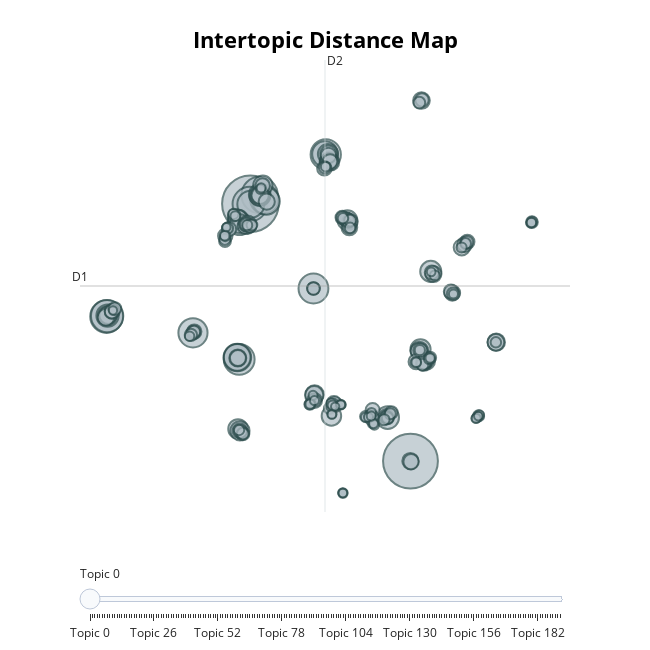

Here is the notebook cell this chart was saved with:
### Markdown cell above
<br/>

<br/>

<br/>

<br/>

<br/>

<br/>



<br/>

## <font size="20"> &#10148; </font> Appendix - BERTopic Plots

### Code cell
BERTopic_mpnet_base_1.visualize_topics()

### Figure 1 — Plotly figure (JSON) as saved in the notebook; plotly's stock layout.template omitted (floating-point values rounded to 4 significant figures; data arrays with more than 128 entries replaced by an {"elided": "..."} marker saying what was removed)
{"data": [{"customdata": {"elided": "192x3 mixed values"}, "hovertemplate": "<b>Topic %{customdata[0]}</b><br>%{customdata[1]}<br>Size: %{customdata[2]}", "legendgroup": "", "marker": {"color": "#B0BEC5", "line": {"color": "DarkSlateGrey", "width": 2}, "size": {"elided": "192 int values"}, "sizemode": "area", "sizeref": 0.2894, "symbol": "circle"}, "mode": "markers", "name": "", "orientation": "v", "showlegend": false, "type": "scatter", "x": {"elided": "192 float values"}, "xaxis": "x", "y": {"elided": "192 float values"}, "yaxis": "y"}], "layout": {"annotations": [{"showarrow": false, "text": "D1", "x": -13.89, "y": 5.72, "yshift": 10}, {"showarrow": false, "text": "D2", "x": 3.204, "xshift": 10, "y": 21.67}], "height": 650, "hoverlabel": {"bgcolor": "white", "font": {"family": "Rockwell", "size": 16}}, "legend": {"itemsizing": "constant", "tracegroupgap": 0}, "margin": {"t": 60}, "shapes": [{"line": {"color": "#CFD8DC", "width": 2}, "type": "line", "x0": 3.204, "x1": 3.204, "y0": -10.23, "y1": 21.67}, {"line": {"color": "#9E9E9E", "width": 2}, "type": "line", "x0": -13.89, "x1": 20.29, "y0": 5.72, "y1": 5.72}], "sliders": [{"active": 0, "pad": {"t": 50}, "steps": [{"args": [{"marker.color": {"elided": "1x192 str values"}}], "label": "Topic 0", "method": "update"}, {"args": [{"marker.color": {"elided": "1x192 str values"}}], "label": "Topic 1", "method": "update"}, {"args": [{"marker.color": {"elided": "1x192 str values"}}], "label": "Topic 2", "method": "update"}, {"args": [{"marker.color": {"elided": "1x192 str values"}}], "label": "Topic 3", "method": "update"}, {"args": [{"marker.color": {"elided": "1x192 str values"}}], "label": "Topic 4", "method": "update"}, {"args": [{"marker.color": {"elided": "1x192 str values"}}], "label": "Topic 5", "method": "update"}, {"args": [{"marker.color": {"elided": "1x192 str values"}}], "label": "Topic 6", "method": "update"}, {"args": [{"marker.color": {"elided": "1x192 str values"}}], "label": "Topic 7", "method": "update"}, {"args": [{"marker.color": {"elided": "1x192 str values"}}], "label": "Topic 8", "method": "update"}, {"args": [{"marker.color": {"elided": "1x192 str values"}}], "label": "Topic 9", "method": "update"}, {"args": [{"marker.color": {"elided": "1x192 str values"}}], "label": "Topic 10", "method": "update"}, {"args": [{"marker.color": {"elided": "1x192 str values"}}], "label": "Topic 11", "method": "update"}, {"args": [{"marker.color": {"elided": "1x192 str values"}}], "label": "Topic 12", "method": "update"}, {"args": [{"marker.color": {"elided": "1x192 str values"}}], "label": "Topic 13", "method": "update"}, {"args": [{"marker.color": {"elided": "1x192 str values"}}], "label": "Topic 14", "method": "update"}, {"args": [{"marker.color": {"elided": "1x192 str values"}}], "label": "Topic 15", "method": "update"}, {"args": [{"marker.color": {"elided": "1x192 str values"}}], "label": "Topic 16", "method": "update"}, {"args": [{"marker.color": {"elided": "1x192 str values"}}], "label": "Topic 17", "method": "update"}, {"args": [{"marker.color": {"elided": "1x192 str values"}}], "label": "Topic 18", "method": "update"}, {"args": [{"marker.color": {"elided": "1x192 str values"}}], "label": "Topic 19", "method": "update"}, {"args": [{"marker.color": {"elided": "1x192 str values"}}], "label": "Topic 20", "method": "update"}, {"args": [{"marker.color": {"elided": "1x192 str values"}}], "label": "Topic 21", "method": "update"}, {"args": [{"marker.color": {"elided": "1x192 str values"}}], "label": "Topic 22", "method": "update"}, {"args": [{"marker.color": {"elided": "1x192 str values"}}], "label": "Topic 23", "method": "update"}, {"args": [{"marker.color": {"elided": "1x192 str values"}}], "label": "Topic 24", "method": "update"}, {"args": [{"marker.color": {"elided": "1x192 str values"}}], "label": "Topic 25", "method": "update"}, {"args": [{"marker.color": {"elided": "1x192 str values"}}], "label": "Topic 26", "method": "update"}, {"args": [{"marker.color": {"elided": "1x192 str values"}}], "label": "Topic 27", "method": "update"}, {"args": [{"marker.color": {"elided": "1x192 str values"}}], "label": "Topic 28", "method": "update"}, {"args": [{"marker.color": {"elided": "1x192 str values"}}], "label": "Topic 29", "method": "update"}, {"args": [{"marker.color": {"elided": "1x192 str values"}}], "label": "Topic 30", "method": "update"}, {"args": [{"marker.color": {"elided": "1x192 str values"}}], "label": "Topic 31", "method": "update"}, {"args": [{"marker.color": {"elided": "1x192 str values"}}], "label": "Topic 32", "method": "update"}, {"args": [{"marker.color": {"elided": "1x192 str values"}}], "label": "Topic 33", "method": "update"}, {"args": [{"marker.color": {"elided": "1x192 str values"}}], "label": "Topic 34", "method": "update"}, {"args": [{"marker.color": {"elided": "1x192 str values"}}], "label": "Topic 35", "method": "update"}, {"args": [{"marker.color": {"elided": "1x192 str values"}}], "label": "Topic 36", "method": "update"}, {"args": [{"marker.color": {"elided": "1x192 str values"}}], "label": "Topic 37", "method": "update"}, {"args": [{"marker.color": {"elided": "1x192 str values"}}], "label": "Topic 38", "method": "update"}, {"args": [{"marker.color": {"elided": "1x192 str values"}}], "label": "Topic 39", "method": "update"}, {"args": [{"marker.color": {"elided": "1x192 str values"}}], "label": "Topic 40", "method": "update"}, {"args": [{"marker.color": {"elided": "1x192 str values"}}], "label": "Topic 41", "method": "update"}, {"args": [{"marker.color": {"elided": "1x192 str values"}}], "label": "Topic 42", "method": "update"}, {"args": [{"marker.color": {"elided": "1x192 str values"}}], "label": "Topic 43", "method": "update"}, {"args": [{"marker.color": {"elided": "1x192 str values"}}], "label": "Topic 44", "method": "update"}, {"args": [{"marker.color": {"elided": "1x192 str values"}}], "label": "Topic 45", "method": "update"}, {"args": [{"marker.color": {"elided": "1x192 str values"}}], "label": "Topic 46", "method": "update"}, {"args": [{"marker.color": {"elided": "1x192 str values"}}], "label": "Topic 47", "method": "update"}, {"args": [{"marker.color": {"elided": "1x192 str values"}}], "label": "Topic 48", "method": "update"}, {"args": [{"marker.color": {"elided": "1x192 str values"}}], "label": "Topic 49", "method": "update"}, {"args": [{"marker.color": {"elided": "1x192 str values"}}], "label": "Topic 50", "method": "update"}, {"args": [{"marker.color": {"elided": "1x192 str values"}}], "label": "Topic 51", "method": "update"}, {"args": [{"marker.color": {"elided": "1x192 str values"}}], "label": "Topic 52", "method": "update"}, {"args": [{"marker.color": {"elided": "1x192 str values"}}], "label": "Topic 53", "method": "update"}, {"args": [{"marker.color": {"elided": "1x192 str values"}}], "label": "Topic 54", "method": "update"}, {"args": [{"marker.color": {"elided": "1x192 str values"}}], "label": "Topic 55", "method": "update"}, {"args": [{"marker.color": {"elided": "1x192 str values"}}], "label": "Topic 56", "method": "update"}, {"args": [{"marker.color": {"elided": "1x192 str values"}}], "label": "Topic 57", "method": "update"}, {"args": [{"marker.color": {"elided": "1x192 str values"}}], "label": "Topic 58", "method": "update"}, {"args": [{"marker.color": {"elided": "1x192 str values"}}], "label": "Topic 59", "method": "update"}, {"args": [{"marker.color": {"elided": "1x192 str values"}}], "label": "Topic 60", "method": "update"}, {"args": [{"marker.color": {"elided": "1x192 str values"}}], "label": "Topic 61", "method": "update"}, {"args": [{"marker.color": {"elided": "1x192 str values"}}], "label": "Topic 62", "method": "update"}, {"args": [{"marker.color": {"elided": "1x192 str values"}}], "label": "Topic 63", "method": "update"}, {"args": [{"marker.color": {"elided": "1x192 str values"}}], "label": "Topic 64", "method": "update"}, {"args": [{"marker.color": {"elided": "1x192 str values"}}], "label": "Topic 65", "method": "update"}, {"args": [{"marker.color": {"elided": "1x192 str values"}}], "label": "Topic 66", "method": "update"}, {"args": [{"marker.color": {"elided": "1x192 str values"}}], "label": "Topic 67", "method": "update"}, {"args": [{"marker.color": {"elided": "1x192 str values"}}], "label": "Topic 68", "method": "update"}, {"args": [{"marker.color": {"elided": "1x192 str values"}}], "label": "Topic 69", "method": "update"}, {"args": [{"marker.color": {"elided": "1x192 str values"}}], "label": "Topic 70", "method": "update"}, {"args": [{"marker.color": {"elided": "1x192 str values"}}], "label": "Topic 71", "method": "update"}, {"args": [{"marker.color": {"elided": "1x192 str values"}}], "label": "Topic 72", "method": "update"}, {"args": [{"marker.color": {"elided": "1x192 str values"}}], "label": "Topic 73", "method": "update"}, {"args": [{"marker.color": {"elided": "1x192 str values"}}], "label": "Topic 74", "method": "update"}, {"args": [{"marker.color": {"elided": "1x192 str values"}}], "label": "Topic 75", "method": "update"}, {"args": [{"marker.color": {"elided": "1x192 str values"}}], "label": "Topic 76", "method": "update"}, {"args": [{"marker.color": {"elided": "1x192 str values"}}], "label": "Topic 77", "method": "update"}, {"args": [{"marker.color": {"elided": "1x192 str values"}}], "label": "Topic 78", "method": "update"}, {"args": [{"marker.color": {"elided": "1x192 str values"}}], "label": "Topic 79", "method": "update"}, {"args": [{"marker.color": {"elided": "1x192 str values"}}], "label": "Topic 80", "method": "update"}, {"args": [{"marker.color": {"elided": "1x192 str values"}}], "label": "Topic 81", "method": "update"}, {"args": [{"marker.color": {"elided": "1x192 str values"}}], "label": "Topic 82", "method": "update"}, {"args": [{"marker.color": {"elided": "1x192 str values"}}], "label": "Topic 83", "method": "update"}, {"args": [{"marker.color": {"elided": "1x192 str values"}}], "label": "Topic 84", "method": "update"}, {"args": [{"marker.color": {"elided": "1x192 str values"}}], "label": "Topic 85", "method": "update"}, {"args": [{"marker.color": {"elided": "1x192 str values"}}], "label": "Topic 86", "method": "update"}, {"args": [{"marker.color": {"elided": "1x192 str values"}}], "label": "Topic 87", "method": "update"}, {"args": [{"marker.color": {"elided": "1x192 str values"}}], "label": "Topic 88", "method": "update"}, {"args": [{"marker.color": {"elided": "1x192 str values"}}], "label": "Topic 89", "method": "update"}, {"args": [{"marker.color": {"elided": "1x192 str values"}}], "label": "Topic 90", "method": "update"}, {"args": [{"marker.color": {"elided": "1x192 str values"}}], "label": "Topic 91", "method": "update"}, {"args": [{"marker.color": {"elided": "1x192 str values"}}], "label": "Topic 92", "method": "update"}, {"args": [{"marker.color": {"elided": "1x192 str values"}}], "label": "Topic 93", "method": "update"}, {"args": [{"marker.color": {"elided": "1x192 str values"}}], "label": "Topic 94", "method": "update"}, {"args": [{"marker.color": {"elided": "1x192 str values"}}], "label": "Topic 95", "method": "update"}, {"args": [{"marker.color": {"elided": "1x192 str values"}}], "label": "Topic 96", "method": "update"}, {"args": [{"marker.color": {"elided": "1x192 str values"}}], "label": "Topic 97", "method": "update"}, {"args": [{"marker.color": {"elided": "1x192 str values"}}], "label": "Topic 98", "method": "update"}, {"args": [{"marker.color": {"elided": "1x192 str values"}}], "label": "Topic 99", "method": "update"}, {"args": [{"marker.color": {"elided": "1x192 str values"}}], "label": "Topic 100", "method": "update"}, {"args": [{"marker.color": {"elided": "1x192 str values"}}], "label": "Topic 101", "method": "update"}, {"args": [{"marker.color": {"elided": "1x192 str values"}}], "label": "Topic 102", "method": "update"}, {"args": [{"marker.color": {"elided": "1x192 str values"}}], "label": "Topic 103", "method": "update"}, {"args": [{"marker.color": {"elided": "1x192 str values"}}], "label": "Topic 104", "method": "update"}, {"args": [{"marker.color": {"elided": "1x192 str values"}}], "label": "Topic 105", "method": "update"}, {"args": [{"marker.color": {"elided": "1x192 str values"}}], "label": "Topic 106", "method": "update"}, {"args": [{"marker.color": {"elided": "1x192 str values"}}], "label": "Topic 107", "method": "update"}, {"args": [{"marker.color": {"elided": "1x192 str values"}}], "label": "Topic 108", "method": "update"}, {"args": [{"marker.color": {"elided": "1x192 str values"}}], "label": "Topic 109", "method": "update"}, {"args": [{"marker.color": {"elided": "1x192 str values"}}], "label": "Topic 110", "method": "update"}, {"args": [{"marker.color": {"elided": "1x192 str values"}}], "label": "Topic 111", "method": "update"}, {"args": [{"marker.color": {"elided": "1x192 str values"}}], "label": "Topic 112", "method": "update"}, {"args": [{"marker.color": {"elided": "1x192 str values"}}], "label": "Topic 113", "method": "update"}, {"args": [{"marker.color": {"elided": "1x192 str values"}}], "label": "Topic 114", "method": "update"}, {"args": [{"marker.color": {"elided": "1x192 str values"}}], "label": "Topic 115", "method": "update"}, {"args": [{"marker.color": {"elided": "1x192 str values"}}], "label": "Topic 116", "method": "update"}, {"args": [{"marker.color": {"elided": "1x192 str values"}}], "label": "Topic 117", "method": "update"}, {"args": [{"marker.color": {"elided": "1x192 str values"}}], "label": "Topic 118", "method": "update"}, {"args": [{"marker.color": {"elided": "1x192 str values"}}], "label": "Topic 119", "method": "update"}, {"args": [{"marker.color": {"elided": "1x192 str values"}}], "label": "Topic 120", "method": "update"}, {"args": [{"marker.color": {"elided": "1x192 str values"}}], "label": "Topic 121", "method": "update"}, {"args": [{"marker.color": {"elided": "1x192 str values"}}], "label": "Topic 122", "method": "update"}, {"args": [{"marker.color": {"elided": "1x192 str values"}}], "label": "Topic 123", "method": "update"}, {"args": [{"marker.color": {"elided": "1x192 str values"}}], "label": "Topic 124", "method": "update"}, {"args": [{"marker.color": {"elided": "1x192 str values"}}], "label": "Topic 125", "method": "update"}, {"args": [{"marker.color": {"elided": "1x192 str values"}}], "label": "Topic 126", "method": "update"}, {"args": [{"marker.color": {"elided": "1x192 str values"}}], "label": "Topic 127", "method": "update"}, {"args": [{"marker.color": {"elided": "1x192 str values"}}], "label": "Topic 128", "method": "update"}, {"args": [{"marker.color": {"elided": "1x192 str values"}}], "label": "Topic 129", "method": "update"}, {"args": [{"marker.color": {"elided": "1x192 str values"}}], "label": "Topic 130", "method": "update"}, {"args": [{"marker.color": {"elided": "1x192 str values"}}], "label": "Topic 131", "method": "update"}, {"args": [{"marker.color": {"elided": "1x192 str values"}}], "label": "Topic 132", "method": "update"}, {"args": [{"marker.color": {"elided": "1x192 str values"}}], "label": "Topic 133", "method": "update"}, {"args": [{"marker.color": {"elided": "1x192 str values"}}], "label": "Topic 134", "method": "update"}, {"args": [{"marker.color": {"elided": "1x192 str values"}}], "label": "Topic 135", "method": "update"}, {"args": [{"marker.color": {"elided": "1x192 str values"}}], "label": "Topic 136", "method": "update"}, {"args": [{"marker.color": {"elided": "1x192 str values"}}], "label": "Topic 137", "method": "update"}, {"args": [{"marker.color": {"elided": "1x192 str values"}}], "label": "Topic 138", "method": "update"}, {"args": [{"marker.color": {"elided": "1x192 str values"}}], "label": "Topic 139", "method": "update"}, {"args": [{"marker.color": {"elided": "1x192 str values"}}], "label": "Topic 140", "method": "update"}, {"args": [{"marker.color": {"elided": "1x192 str values"}}], "label": "Topic 141", "method": "update"}, {"args": [{"marker.color": {"elided": "1x192 str values"}}], "label": "Topic 142", "method": "update"}, {"args": [{"marker.color": {"elided": "1x192 str values"}}], "label": "Topic 143", "method": "update"}, {"args": [{"marker.color": {"elided": "1x192 str values"}}], "label": "Topic 144", "method": "update"}, {"args": [{"marker.color": {"elided": "1x192 str values"}}], "label": "Topic 145", "method": "update"}, {"args": [{"marker.color": {"elided": "1x192 str values"}}], "label": "Topic 146", "method": "update"}, {"args": [{"marker.color": {"elided": "1x192 str values"}}], "label": "Topic 147", "method": "update"}, {"args": [{"marker.color": {"elided": "1x192 str values"}}], "label": "Topic 148", "method": "update"}, {"args": [{"marker.color": {"elided": "1x192 str values"}}], "label": "Topic 149", "method": "update"}, {"args": [{"marker.color": {"elided": "1x192 str values"}}], "label": "Topic 150", "method": "update"}, {"args": [{"marker.color": {"elided": "1x192 str values"}}], "label": "Topic 151", "method": "update"}, {"args": [{"marker.color": {"elided": "1x192 str values"}}], "label": "Topic 152", "method": "update"}, {"args": [{"marker.color": {"elided": "1x192 str values"}}], "label": "Topic 153", "method": "update"}, {"args": [{"marker.color": {"elided": "1x192 str values"}}], "label": "Topic 154", "method": "update"}, {"args": [{"marker.color": {"elided": "1x192 str values"}}], "label": "Topic 155", "method": "update"}, {"args": [{"marker.color": {"elided": "1x192 str values"}}], "label": "Topic 156", "method": "update"}, {"args": [{"marker.color": {"elided": "1x192 str values"}}], "label": "Topic 157", "method": "update"}, {"args": [{"marker.color": {"elided": "1x192 str values"}}], "label": "Topic 158", "method": "update"}, {"args": [{"marker.color": {"elided": "1x192 str values"}}], "label": "Topic 159", "method": "update"}, {"args": [{"marker.color": {"elided": "1x192 str values"}}], "label": "Topic 160", "method": "update"}, {"args": [{"marker.color": {"elided": "1x192 str values"}}], "label": "Topic 161", "method": "update"}, {"args": [{"marker.color": {"elided": "1x192 str values"}}], "label": "Topic 162", "method": "update"}, {"args": [{"marker.color": {"elided": "1x192 str values"}}], "label": "Topic 163", "method": "update"}, {"args": [{"marker.color": {"elided": "1x192 str values"}}], "label": "Topic 164", "method": "update"}, {"args": [{"marker.color": {"elided": "1x192 str values"}}], "label": "Topic 165", "method": "update"}, {"args": [{"marker.color": {"elided": "1x192 str values"}}], "label": "Topic 166", "method": "update"}, {"args": [{"marker.color": {"elided": "1x192 str values"}}], "label": "Topic 167", "method": "update"}, {"args": [{"marker.color": {"elided": "1x192 str values"}}], "label": "Topic 168", "method": "update"}, {"args": [{"marker.color": {"elided": "1x192 str values"}}], "label": "Topic 169", "method": "update"}, {"args": [{"marker.color": {"elided": "1x192 str values"}}], "label": "Topic 170", "method": "update"}, {"args": [{"marker.color": {"elided": "1x192 str values"}}], "label": "Topic 171", "method": "update"}, {"args": [{"marker.color": {"elided": "1x192 str values"}}], "label": "Topic 172", "method": "update"}, {"args": [{"marker.color": {"elided": "1x192 str values"}}], "label": "Topic 173", "method": "update"}, {"args": [{"marker.color": {"elided": "1x192 str values"}}], "label": "Topic 174", "method": "update"}, {"args": [{"marker.color": {"elided": "1x192 str values"}}], "label": "Topic 175", "method": "update"}, {"args": [{"marker.color": {"elided": "1x192 str values"}}], "label": "Topic 176", "method": "update"}, {"args": [{"marker.color": {"elided": "1x192 str values"}}], "label": "Topic 177", "method": "update"}, {"args": [{"marker.color": {"elided": "1x192 str values"}}], "label": "Topic 178", "method": "update"}, {"args": [{"marker.color": {"elided": "1x192 str values"}}], "label": "Topic 179", "method": "update"}, {"args": [{"marker.color": {"elided": "1x192 str values"}}], "label": "Topic 180", "method": "update"}, {"args": [{"marker.color": {"elided": "1x192 str values"}}], "label": "Topic 181", "method": "update"}, {"args": [{"marker.color": {"elided": "1x192 str values"}}], "label": "Topic 182", "method": "update"}, {"args": [{"marker.color": {"elided": "1x192 str values"}}], "label": "Topic 183", "method": "update"}, {"args": [{"marker.color": {"elided": "1x192 str values"}}], "label": "Topic 184", "method": "update"}, {"args": [{"marker.color": {"elided": "1x192 str values"}}], "label": "Topic 185", "method": "update"}, {"args": [{"marker.color": {"elided": "1x192 str values"}}], "label": "Topic 186", "method": "update"}, {"args": [{"marker.color": {"elided": "1x192 str values"}}], "label": "Topic 187", "method": "update"}, {"args": [{"marker.color": {"elided": "1x192 str values"}}], "label": "Topic 188", "method": "update"}, {"args": [{"marker.color": {"elided": "1x192 str values"}}], "label": "Topic 189", "method": "update"}, {"args": [{"marker.color": {"elided": "1x192 str values"}}], "label": "Topic 190", "method": "update"}, {"args": [{"marker.color": {"elided": "1x192 str values"}}], "label": "Topic 191", "method": "update"}]}], "title": {"font": {"color": "Black", "size": 22}, "text": "<b>Intertopic Distance Map</b>", "x": 0.5, "xanchor": "center", "y": 0.95, "yanchor": "top"}, "width": 650, "xaxis": {"anchor": "y", "domain": [0, 1], "range": [-13.89, 20.29], "title": {"text": ""}, "visible": false}, "yaxis": {"anchor": "x", "domain": [0, 1], "range": [-10.23, 21.67], "title": {"text": ""}, "visible": false}}}
